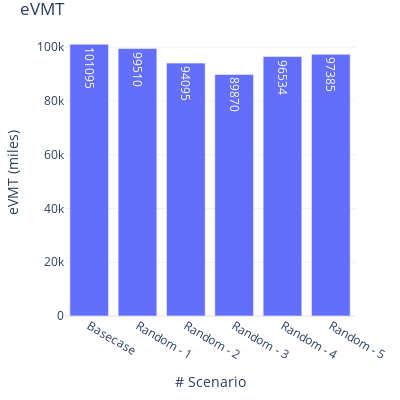

This figure's notebook cell:
### Markdown cell above
## 5.2 eVMT

### Code cell
fig = go.Figure(
    data=[
        go.Bar(
            name="eVMT",
            x=count_stats['analysis_id'],
            y=count_stats['evmt'],
            offsetgroup=1,
            text=count_stats['evmt'],
            textposition='auto',
        )
    ],
    layout=go.Layout(
        title="eVMT",
        yaxis_title="eVMT (miles)", 
        xaxis_title="# Scenario", uniformtext_minsize=8, uniformtext_mode='hide', width=400, height=400
        
    )
)
fig.update_xaxes(type='category', tickvals=[0, 1, 2, 3, 4, 5], ticktext=['Basecase', 'Random - 1', 'Random - 2', 'Random - 3', 'Random - 4', 'Random - 5'])
fig.update_layout(margin=dict(l=20, r=20, t=30, b=20), uniformtext_minsize=8, uniformtext_mode='hide', template='plotly_white')
fig.show()

### Figure 1 — Plotly figure (JSON) as saved in the notebook; plotly's stock layout.template omitted (floating-point values rounded to 4 significant figures)
{"data": [{"name": "eVMT", "offsetgroup": "1", "text": [101095, 99510, 94095, 89870, 96534, 97385], "textposition": "auto", "type": "bar", "x": [438, 437, 436, 435, 434, 433], "y": [101095, 99510, 94095, 89870, 96534, 97385]}], "layout": {"height": 400, "margin": {"b": 20, "l": 20, "r": 20, "t": 30}, "title": {"text": "eVMT"}, "uniformtext": {"minsize": 8, "mode": "hide"}, "width": 400, "xaxis": {"autorange": true, "range": [-0.5, 5.5], "ticktext": ["Basecase", "Random - 1", "Random - 2", "Random - 3", "Random - 4", "Random - 5"], "tickvals": [0, 1, 2, 3, 4, 5], "title": {"text": "# Scenario"}, "type": "category"}, "yaxis": {"autorange": true, "range": [0, 106400.0], "title": {"text": "eVMT (miles)"}, "type": "linear"}}}
